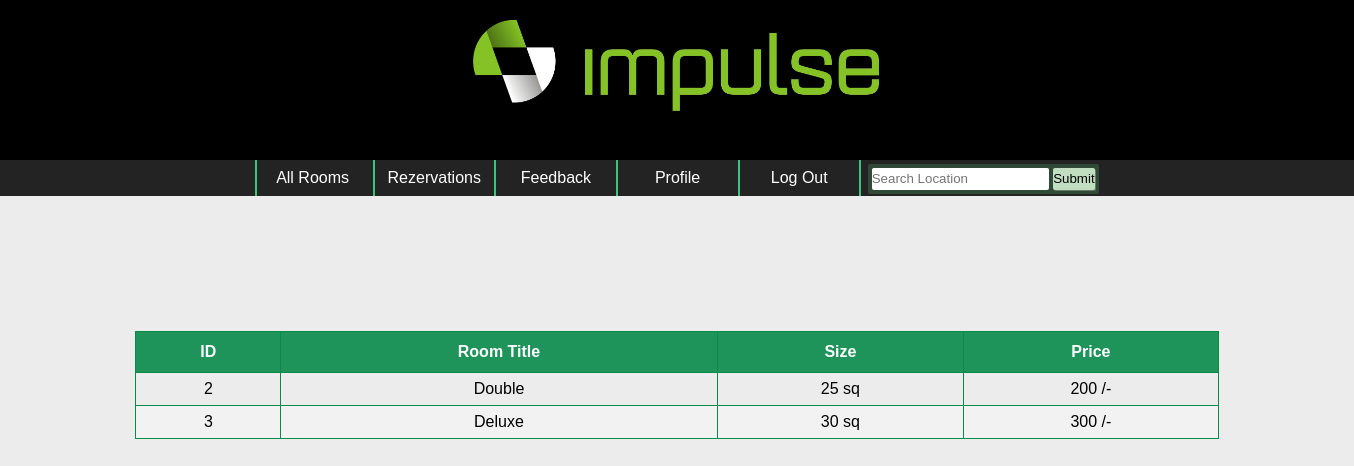
The app's page /all-rooms.php, older data.
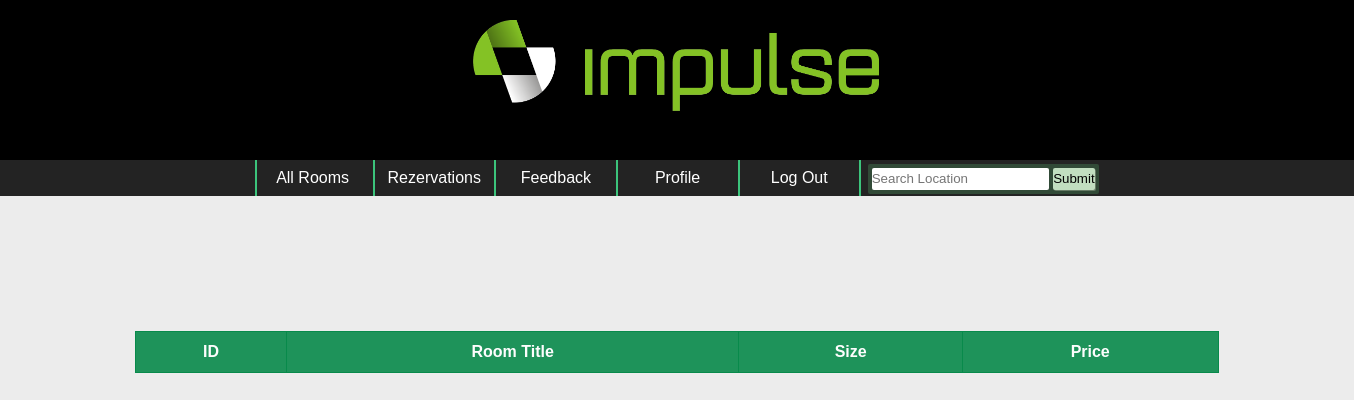
The same page, newer data.
### tables this page shows
CREATE TABLE `rooms` (
  `id` int(11) NOT NULL,
  `title` varchar(50) NOT NULL,
  `size` varchar(50) NOT NULL,
  `price` varchar(50) NOT NULL
);

### all-rooms.php (the view, shortened to what this page needs)
<!DOCTYPE html>
<html>
<head><title>Rooms</title>
</head>
<?php
    require_once('db.php');
?>
<body>
    <div align="center">
        <table id="dhomat">
            <thead>
                <th><center>ID</center></th>
                <th><center>Room Title</center></th>
                <th><center>Size</center></th>
                <th><center>Price</center></th>
            </thead>
            <tbody>
                <?php
                    $q = "SELECT * FROM rooms ORDER BY rooms.id ASC";
                    $run = mysqli_query($con, $q);
                    if(mysqli_num_rows($run) > 0)
                    {
                        while($row = mysqli_fetch_array($run))
                        {
                ?>
                <tr>
                    <td><center><?php echo $row['id']; ?></center></td>
                    <td><center><?php echo $row['title']; ?></center></td>
                    <td><center><?php echo $row['size']; ?> sq</center></td>
                    <td ><center><?php echo $row['price']; ?> /-</center></td>
                </tr>
                <?php
                        }
                    }
                ?>
            </tbody>
        </table>
</div>
</body></html>

Row changes from the older to the newer data that the page shows:
removed rooms: id "2", title "Double", size "25", price "200"
removed rooms: id "3", title "Deluxe", size "30", price "300"
